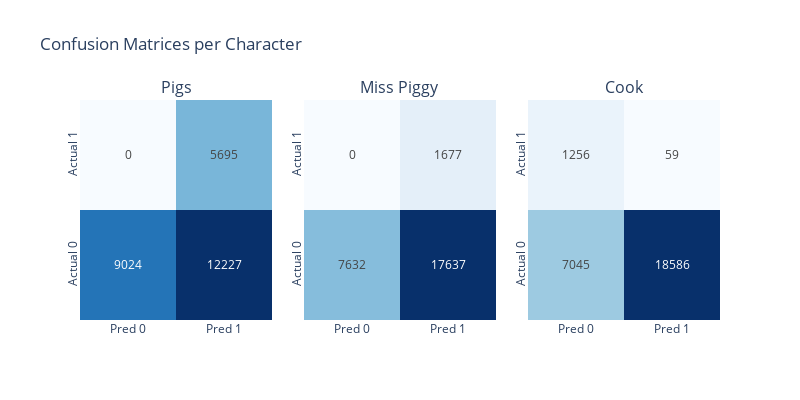
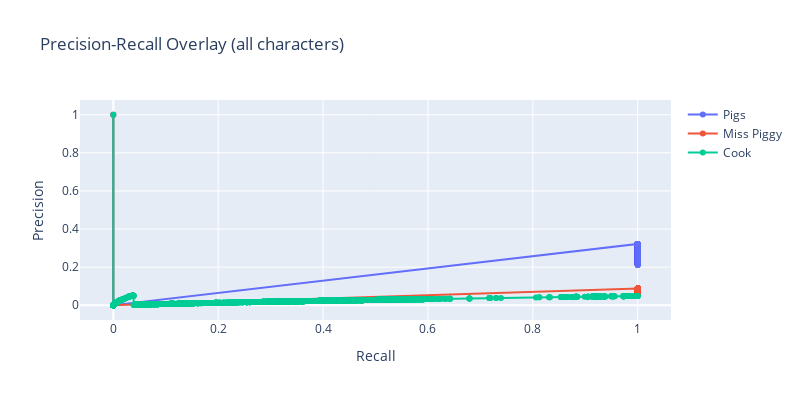
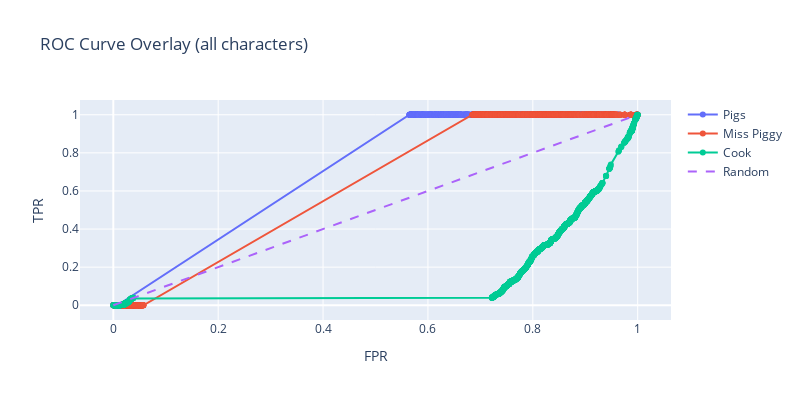

Notebook code cell kept with these figures, in order:
### Markdown cell above
## GradBoost

### Code cell
gb_metrics, gb_overall_map = eval.evaluate_multiclass(
    y_true_df=y_true_df,
    y_pred_df=y_pred_df,
    characters=SIM2_CHARACTER_LABEL_COLS
)

### Figure 1 — Plotly figure (JSON) as saved in the notebook; plotly's stock layout.template omitted (floating-point values rounded to 4 significant figures)
{"data": [{"colorscale": [[0, "rgb(247,251,255)"], [0.125, "rgb(222,235,247)"], [0.25, "rgb(198,219,239)"], [0.375, "rgb(158,202,225)"], [0.5, "rgb(107,174,214)"], [0.625, "rgb(66,146,198)"], [0.75, "rgb(33,113,181)"], [0.875, "rgb(8,81,156)"], [1, "rgb(8,48,107)"]], "showscale": false, "text": [["9024", "12227"], ["0", "5695"]], "texttemplate": "%{text}", "type": "heatmap", "x": ["Pred 0", "Pred 1"], "xaxis": "x", "y": ["Actual 0", "Actual 1"], "yaxis": "y", "z": [[9024, 12227], [0, 5695]]}, {"colorscale": [[0, "rgb(247,251,255)"], [0.125, "rgb(222,235,247)"], [0.25, "rgb(198,219,239)"], [0.375, "rgb(158,202,225)"], [0.5, "rgb(107,174,214)"], [0.625, "rgb(66,146,198)"], [0.75, "rgb(33,113,181)"], [0.875, "rgb(8,81,156)"], [1, "rgb(8,48,107)"]], "showscale": false, "text": [["7632", "17637"], ["0", "1677"]], "texttemplate": "%{text}", "type": "heatmap", "x": ["Pred 0", "Pred 1"], "xaxis": "x2", "y": ["Actual 0", "Actual 1"], "yaxis": "y2", "z": [[7632, 17637], [0, 1677]]}, {"colorscale": [[0, "rgb(247,251,255)"], [0.125, "rgb(222,235,247)"], [0.25, "rgb(198,219,239)"], [0.375, "rgb(158,202,225)"], [0.5, "rgb(107,174,214)"], [0.625, "rgb(66,146,198)"], [0.75, "rgb(33,113,181)"], [0.875, "rgb(8,81,156)"], [1, "rgb(8,48,107)"]], "showscale": false, "text": [["7045", "18586"], ["1256", "59"]], "texttemplate": "%{text}", "type": "heatmap", "x": ["Pred 0", "Pred 1"], "xaxis": "x3", "y": ["Actual 0", "Actual 1"], "yaxis": "y3", "z": [[7045, 18586], [1256, 59]]}], "layout": {"annotations": [{"font": {"size": 16}, "showarrow": false, "text": "Pigs", "x": 0.15, "xanchor": "center", "xref": "paper", "y": 1, "yanchor": "bottom", "yref": "paper"}, {"font": {"size": 16}, "showarrow": false, "text": "Miss Piggy", "x": 0.5, "xanchor": "center", "xref": "paper", "y": 1, "yanchor": "bottom", "yref": "paper"}, {"font": {"size": 16}, "showarrow": false, "text": "Cook", "x": 0.85, "xanchor": "center", "xref": "paper", "y": 1, "yanchor": "bottom", "yref": "paper"}], "height": 400, "showlegend": false, "title": {"text": "Confusion Matrices per Character"}, "width": 800, "xaxis": {"anchor": "y", "domain": [0, 0.3]}, "xaxis2": {"anchor": "y2", "domain": [0.35, 0.65]}, "xaxis3": {"anchor": "y3", "domain": [0.7, 1]}, "yaxis": {"anchor": "x", "domain": [0, 1], "tickangle": -90}, "yaxis2": {"anchor": "x2", "domain": [0, 1], "tickangle": -90}, "yaxis3": {"anchor": "x3", "domain": [0, 1], "tickangle": -90}}}

### Figure 2 — Plotly figure (JSON) as saved in the notebook; plotly's stock layout.template omitted (floating-point values rounded to 4 significant figures; data arrays with more than 128 entries replaced by an {"elided": "..."} marker saying what was removed)
{"data": [{"mode": "lines+markers", "name": "Pigs", "type": "scatter", "x": {"elided": "3276 float values"}, "y": {"elided": "3276 float values"}}, {"mode": "lines+markers", "name": "Miss Piggy", "type": "scatter", "x": {"elided": "4303 float values"}, "y": {"elided": "4303 float values"}}, {"mode": "lines+markers", "name": "Cook", "type": "scatter", "x": {"elided": "3419 float values"}, "y": {"elided": "3419 float values"}}], "layout": {"height": 400, "title": {"text": "Precision-Recall Overlay (all characters)"}, "width": 800, "xaxis": {"title": {"text": "Recall"}}, "yaxis": {"title": {"text": "Precision"}}}}

### Figure 3 — Plotly figure (JSON) as saved in the notebook; plotly's stock layout.template omitted (floating-point values rounded to 4 significant figures; data arrays with more than 128 entries replaced by an {"elided": "..."} marker saying what was removed)
{"data": [{"mode": "lines+markers", "name": "Pigs", "type": "scatter", "x": {"elided": "1933 float values"}, "y": {"elided": "1933 float values"}}, {"mode": "lines+markers", "name": "Miss Piggy", "type": "scatter", "x": {"elided": "2110 float values"}, "y": {"elided": "2110 float values"}}, {"mode": "lines+markers", "name": "Cook", "type": "scatter", "x": {"elided": "2220 float values"}, "y": {"elided": "2220 float values"}}, {"line": {"dash": "dash"}, "mode": "lines", "name": "Random", "type": "scatter", "x": [0, 1], "y": [0, 1]}], "layout": {"height": 400, "title": {"text": "ROC Curve Overlay (all characters)"}, "width": 800, "xaxis": {"title": {"text": "FPR"}}, "yaxis": {"title": {"text": "TPR"}}}}
